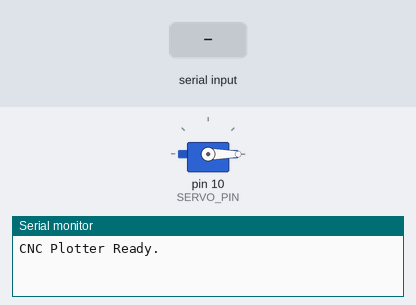
The sketch below on a simulated Arduino Uno, built with avr-gcc and run on an emulated ATmega328P. On the bench: servo, the last lines printed to the serial monitor. The inputs (shaded band) are chosen by the test bench.

Above: at 1.2 s.
1.3 s: "G0\n" received over Serial
2.8 s: "M300\n" received over Serial
4.3 s: "M114\n" received over Serial
At 11.55 s:
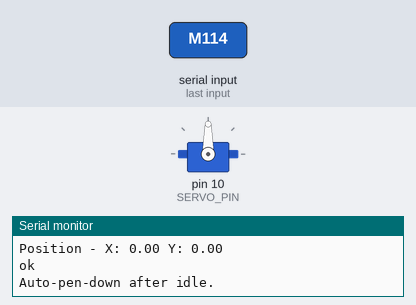
Timing chart, 0 to 11.8 s (numbered marks = the images above; inputs shaded):
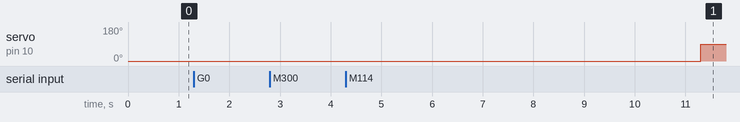

The sketch:

Src.ino
```cpp
#include <Servo.h>
#include <AFMotor.h>

// --- Constants ---
const int STEPS_PER_REV = 48;
const int MOTOR_X_PORT = 1;
const int MOTOR_Y_PORT = 2;
const int SERVO_PIN = 10;
const int PEN_UP_ANGLE = 0;
const int PEN_DOWN_ANGLE = 90;

const float STEPS_PER_MM_X = 273.3;
const float STEPS_PER_MM_Y = 192.3;

const float DRAWING_AREA_X_MIN = 0;
const float DRAWING_AREA_X_MAX = 15.2;
const float DRAWING_AREA_Y_MIN = 0;
const float DRAWING_AREA_Y_MAX = 14.4;

const float Z_MAX = 1;
const float Z_MIN = 0;

const float STEP_INCREMENT = 1;
const int STEP_DELAY = 1;
const int LINE_DELAY = 0;

const bool VERBOSE = true;
const int SERIAL_BAUD = 9600;

unsigned long lastMoveTime = 0;
bool penLoweredAfterMove = false;
bool flip_x = false;
bool flip_y = true;

// --- Hardware Setup ---
AF_Stepper motorX(STEPS_PER_REV, MOTOR_X_PORT);
AF_Stepper motorY(STEPS_PER_REV, MOTOR_Y_PORT);
Servo penServo;

// --- Plotter State ---
struct Point {
  float x = DRAWING_AREA_X_MIN;
  float y = DRAWING_AREA_Y_MIN;
  float z = Z_MAX;
};

Point currentPos;

// --- Setup ---
void setup() {
  Serial.begin(SERIAL_BAUD);

  motorX.setSpeed(600);
  motorY.setSpeed(600);

  penServo.attach(SERVO_PIN);
  liftPen();

  Serial.println("CNC Plotter Ready.");
}

// --- Main Loop ---
void loop() {
  static char inputLine[512];
  static int index = 0;

  while (Serial.available()) {
    char c = Serial.read();

    if (c == '\n' || c == '\r') {
      if (index > 0) {
        inputLine[index] = '\0';
        if (VERBOSE) {
          Serial.print("Received: ");
          Serial.println(inputLine);
        }
        parseGCode(inputLine);
        index = 0;
      }
      Serial.println("ok");
    } else if (index < sizeof(inputLine) - 1) {
      // Filter comments
      if (c != ';' && c != '(' && c != ')') {
        inputLine[index++] = (c >= 'a' && c <= 'z') ? c - 32 : c;
      }
    }
  }

  // Pen auto-down logic after 10s idle
  if (!penLoweredAfterMove && millis() - lastMoveTime > 10000) {
    lowerPen();
    penLoweredAfterMove = true;
    if (VERBOSE) Serial.println("Auto-pen-down after idle.");
  }
}

// --- G-Code Parser ---
void parseGCode(const char* line) {
  if (strstr(line, "G0") || strstr(line, "G1")) {
    float x = currentPos.x, y = currentPos.y;

    char* xPtr = strchr(line, 'X');
    if (xPtr) x = atof(xPtr + 1);

    char* yPtr = strchr(line, 'Y');
    if (yPtr) y = atof(yPtr + 1);

    moveTo(x, y);
  } else if (strstr(line, "G4")) {
    // Dwell: G4 P100 (wait 100ms)
    char* pPtr = strchr(line, 'P');
    if (pPtr) {
      int ms = atoi(pPtr + 1);
      if (ms > 0) delay(ms);
    }
  } else if (strstr(line, "M300")) {
    char* sPtr = strchr(line, 'S');
    if (sPtr) {
      int sVal = atoi(sPtr + 1);
      if (sVal == 30) lowerPen();
      if (sVal == 50) liftPen();
    }
  } else if (strstr(line, "M114")) {
    Serial.print("Position - X: ");
    Serial.print(currentPos.x);
    Serial.print(" Y: ");
    Serial.println(currentPos.y);
  } else if (strchr(line, 'U')) {
    liftPen();
  } else if (strchr(line, 'D')) {
    lowerPen();
  }
}

// --- Motion Functions ---
void moveTo(float xTarget, float yTarget) {
  // Clamp values
  xTarget = constrain(xTarget, DRAWING_AREA_X_MIN, DRAWING_AREA_X_MAX);
  yTarget = constrain(yTarget, DRAWING_AREA_Y_MIN, DRAWING_AREA_Y_MAX);

  // Optionally flip axes
  float xTargetFlipped = flip_x ? -xTarget : xTarget;
  float yTargetFlipped = flip_y ? -yTarget : yTarget;
  float xCurrentFlipped = flip_x ? -currentPos.x : currentPos.x;
  float yCurrentFlipped = flip_y ? -currentPos.y : currentPos.y;

  // Convert to steps
  long xSteps = xTargetFlipped * STEPS_PER_MM_X;
  long ySteps = yTargetFlipped * STEPS_PER_MM_Y;
  long xCurrent = xCurrentFlipped * STEPS_PER_MM_X;
  long yCurrent = yCurrentFlipped * STEPS_PER_MM_Y;

  long dx = abs(xSteps - xCurrent);
  long dy = abs(ySteps - yCurrent);
  int sx = (xSteps > xCurrent) ? STEP_INCREMENT : -STEP_INCREMENT;
  int sy = (ySteps > yCurrent) ? STEP_INCREMENT : -STEP_INCREMENT;

  long error = 0;
  long err_dx_2 = dx / 2;
  long err_dy_2 = dy / 2;

  // Note: Using a simplified Bresenham's line algorithm for clarity
  if (dx > dy) {
    for (long i = 0; i < dx; ++i) {
      motorX.onestep(sx > 0 ? FORWARD : BACKWARD, SINGLE);
      error += dy;
      if (error >= dx) {
        motorY.onestep(sy > 0 ? FORWARD : BACKWARD, SINGLE);
        error -= dx;
      }
      delay(STEP_DELAY);
    }
  } else {
    for (long i = 0; i < dy; ++i) {
      motorY.onestep(sy > 0 ? FORWARD : BACKWARD, SINGLE);
      error += dx;
      if (error >= dy) {
        motorX.onestep(sx > 0 ? FORWARD : BACKWARD, SINGLE);
        error -= dy;
      }
      delay(STEP_DELAY);
    }
  }

  delay(LINE_DELAY);

  // Update currentPos with the unflipped target values
  currentPos.x = xTarget;
  currentPos.y = yTarget;

  if (VERBOSE) {
    Serial.print("Moved to X: ");
    Serial.print(currentPos.x);
    Serial.print(", Y: ");
    Serial.println(currentPos.y);
  }
  lastMoveTime = millis();
  penLoweredAfterMove = false;
}

// --- Pen Functions ---
void liftPen() {
  penServo.write(PEN_UP_ANGLE);
  currentPos.z = Z_MAX;
  delay(50);
}

void lowerPen() {
  penServo.write(PEN_DOWN_ANGLE);
  currentPos.z = Z_MIN;
  delay(50);
}
```
